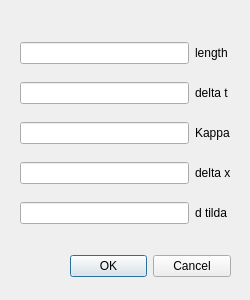
<?xml version="1.0" encoding="UTF-8"?>
<ui version="4.0">
 <class>DialogParamCH1D</class>
 <widget class="QDialog" name="DialogParamCH1D">
  <property name="geometry">
   <rect>
    <x>0</x>
    <y>0</y>
    <width>250</width>
    <height>300</height>
   </rect>
  </property>
  <property name="windowTitle">
   <string>Dialog</string>
  </property>
  <widget class="QDialogButtonBox" name="buttonBoxPramCH1D">
   <property name="geometry">
    <rect>
     <x>70</x>
     <y>250</y>
     <width>161</width>
     <height>32</height>
    </rect>
   </property>
   <property name="orientation">
    <enum>Qt::Horizontal</enum>
   </property>
   <property name="standardButtons">
    <set>QDialogButtonBox::Cancel|QDialogButtonBox::Ok</set>
   </property>
  </widget>
  <widget class="QWidget" name="layoutWidget">
   <property name="geometry">
    <rect>
     <x>20</x>
     <y>30</y>
     <width>211</width>
     <height>211</height>
    </rect>
   </property>
   <layout class="QGridLayout" name="gridLayout">
    <item row="0" column="1">
     <widget class="QLabel" name="labelLx">
      <property name="text">
       <string>length</string>
      </property>
     </widget>
    </item>
    <item row="2" column="0">
     <widget class="QLineEdit" name="lineEditKappa"/>
    </item>
    <item row="3" column="0">
     <widget class="QLineEdit" name="lineEditDelX"/>
    </item>
    <item row="3" column="1">
     <widget class="QLabel" name="labelDelX">
      <property name="text">
       <string>delta x</string>
      </property>
     </widget>
    </item>
    <item row="2" column="1">
     <widget class="QLabel" name="labelKappa">
      <property name="text">
       <string>Kappa</string>
      </property>
     </widget>
    </item>
    <item row="1" column="0">
     <widget class="QLineEdit" name="lineEditDelT"/>
    </item>
    <item row="1" column="1">
     <widget class="QLabel" name="labelDelT">
      <property name="text">
       <string>delta t</string>
      </property>
     </widget>
    </item>
    <item row="4" column="0">
     <widget class="QLineEdit" name="lineEditDTilda"/>
    </item>
    <item row="0" column="0">
     <widget class="QLineEdit" name="lineEditLx"/>
    </item>
    <item row="4" column="1">
     <widget class="QLabel" name="labelDTilda">
      <property name="text">
       <string>d tilda</string>
      </property>
     </widget>
    </item>
   </layout>
  </widget>
 </widget>
 <resources/>
 <connections/>
</ui>
